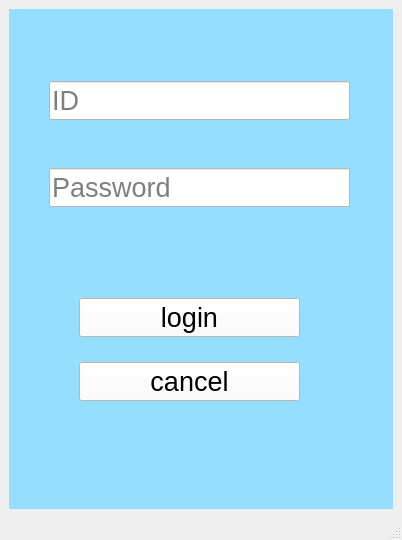
<?xml version="1.0" encoding="UTF-8"?>
<ui version="4.0">
 <class>MainWindow</class>
 <widget class="QMainWindow" name="MainWindow">
  <property name="geometry">
   <rect>
    <x>0</x>
    <y>0</y>
    <width>402</width>
    <height>540</height>
   </rect>
  </property>
  <property name="windowTitle">
   <string>MainWindow</string>
  </property>
  <widget class="QWidget" name="centralwidget">
   <layout class="QGridLayout" name="gridLayout_2">
    <item row="0" column="0">
     <widget class="QStackedWidget" name="stackedWidget">
      <property name="styleSheet">
       <string notr="true">background-color: rgb(148, 223, 255);</string>
      </property>
      <property name="currentIndex">
       <number>0</number>
      </property>
      <widget class="QWidget" name="page_1">
       <widget class="QWidget" name="layoutWidget">
        <property name="geometry">
         <rect>
          <x>70</x>
          <y>270</y>
          <width>221</width>
          <height>141</height>
         </rect>
        </property>
        <layout class="QGridLayout" name="gridLayout">
         <item row="0" column="0">
          <widget class="QPushButton" name="Button_login">
           <property name="font">
            <font>
             <pointsize>20</pointsize>
            </font>
           </property>
           <property name="styleSheet">
            <string notr="true">background-color: rgb(255, 255, 255);</string>
           </property>
           <property name="text">
            <string>login</string>
           </property>
          </widget>
         </item>
         <item row="1" column="0">
          <widget class="QPushButton" name="Button_cancel">
           <property name="font">
            <font>
             <pointsize>20</pointsize>
            </font>
           </property>
           <property name="styleSheet">
            <string notr="true">background-color: rgb(255, 255, 255);</string>
           </property>
           <property name="text">
            <string>cancel</string>
           </property>
          </widget>
         </item>
        </layout>
       </widget>
       <widget class="QWidget" name="layoutWidget">
        <property name="geometry">
         <rect>
          <x>40</x>
          <y>30</y>
          <width>301</width>
          <height>211</height>
         </rect>
        </property>
        <layout class="QGridLayout" name="gridLayout_3">
         <item row="0" column="0">
          <widget class="QLineEdit" name="screen_id">
           <property name="font">
            <font>
             <pointsize>20</pointsize>
            </font>
           </property>
           <property name="styleSheet">
            <string notr="true">background-color: rgb(255, 255, 255);</string>
           </property>
           <property name="placeholderText">
            <string>ID</string>
           </property>
          </widget>
         </item>
         <item row="1" column="0">
          <widget class="QLineEdit" name="screen_password">
           <property name="font">
            <font>
             <pointsize>20</pointsize>
            </font>
           </property>
           <property name="styleSheet">
            <string notr="true">background-color: rgb(255, 255, 255);</string>
           </property>
           <property name="echoMode">
            <enum>QLineEdit::Password</enum>
           </property>
           <property name="placeholderText">
            <string>Password</string>
           </property>
          </widget>
         </item>
        </layout>
       </widget>
      </widget>
      <widget class="QWidget" name="page_2">
       <widget class="QTextEdit" name="textEdit">
        <property name="geometry">
         <rect>
          <x>30</x>
          <y>30</y>
          <width>301</width>
          <height>361</height>
         </rect>
        </property>
        <property name="styleSheet">
         <string notr="true">background-color: rgb(255, 255, 255);</string>
        </property>
       </widget>
       <widget class="QPushButton" name="Button_logout">
        <property name="geometry">
         <rect>
          <x>120</x>
          <y>420</y>
          <width>111</width>
          <height>41</height>
         </rect>
        </property>
        <property name="font">
         <font>
          <pointsize>20</pointsize>
         </font>
        </property>
        <property name="styleSheet">
         <string notr="true">background-color: rgb(255, 255, 255);</string>
        </property>
        <property name="text">
         <string>logout</string>
        </property>
       </widget>
      </widget>
     </widget>
    </item>
   </layout>
  </widget>
  <widget class="QMenuBar" name="menubar">
   <property name="geometry">
    <rect>
     <x>0</x>
     <y>0</y>
     <width>402</width>
     <height>21</height>
    </rect>
   </property>
  </widget>
  <widget class="QStatusBar" name="statusbar"/>
 </widget>
 <resources/>
 <connections/>
</ui>
